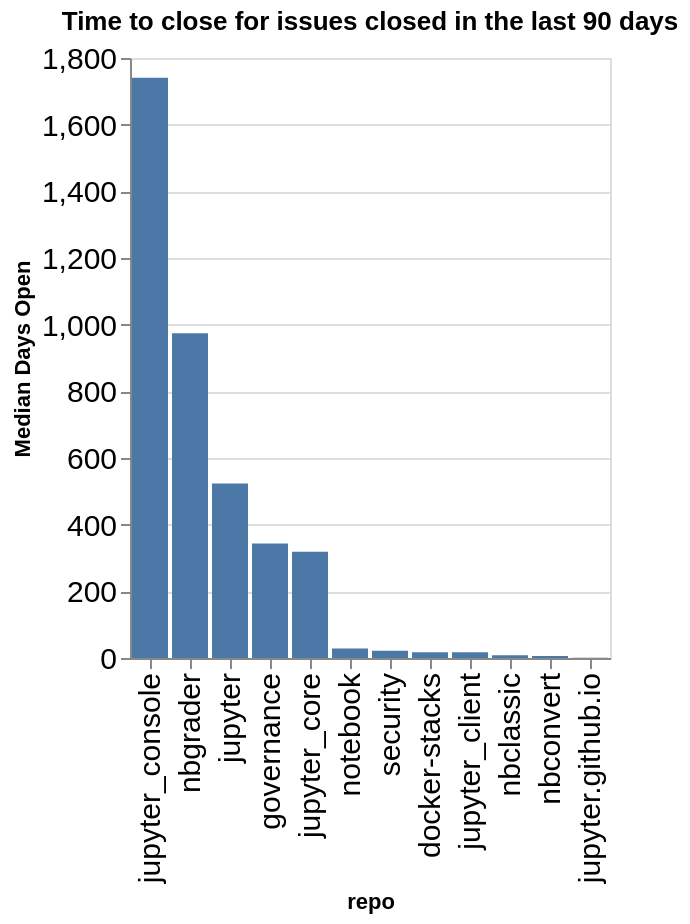

Here is the notebook cell this chart was saved with:
### Code cell
time_open = closed.groupby(['org', 'repo']).agg({'time_open': 'median'}).reset_index()
time_open['time_open'] = time_open['time_open'] / (60 * 60 * 24)
time_open['org/repo'] = time_open.apply(lambda a: a['org'] + '/' + a['repo'], axis=1)
sorted_vals = time_open.sort_values(['org', 'time_open'], ascending=False)['repo'].values
alt.Chart(data=time_open, title=f"Time to close for issues closed in the last {n_days} days").mark_bar().encode(
    x=alt.X('repo', sort=alt.Sort(sorted_vals.tolist())),
    y=alt.Y('time_open', title="Median Days Open"),
)

### Figure 1 — Vega-Lite specification as saved in the notebook (floating-point values rounded to 4 significant figures)
{"config": {"axisLeft": {"labelFontSize": 15}, "axisBottom": {"labelFontSize": 15}}, "data": {"name": "data-9a1843e48355752b252a886cf084bb30"}, "mark": {"type": "bar"}, "encoding": {"x": {"field": "repo", "sort": ["jupyter_console", "nbgrader", "jupyter", "governance", "jupyter_core", "notebook", "security", "docker-stacks", "jupyter_client", "nbclassic", "nbconvert", "jupyter.github.io"], "type": "nominal"}, "y": {"field": "time_open", "title": "Median Days Open", "type": "quantitative"}}, "title": "Time to close for issues closed in the last 90 days", "$schema": "https://vega.github.io/schema/vega-lite/v5.20.1.json", "datasets": {"data-9a1843e48355752b252a886cf084bb30": [{"org": "jupyter", "repo": "docker-stacks", "time_open": 17.3, "org/repo": "jupyter/docker-stacks"}, {"org": "jupyter", "repo": "governance", "time_open": 343.6, "org/repo": "jupyter/governance"}, {"org": "jupyter", "repo": "jupyter", "time_open": 523.9, "org/repo": "jupyter/jupyter"}, {"org": "jupyter", "repo": "jupyter.github.io", "time_open": 0.9404, "org/repo": "jupyter/jupyter.github.io"}, {"org": "jupyter", "repo": "jupyter_client", "time_open": 17.07, "org/repo": "jupyter/jupyter_client"}, {"org": "jupyter", "repo": "jupyter_console", "time_open": 1741.0, "org/repo": "jupyter/jupyter_console"}, {"org": "jupyter", "repo": "jupyter_core", "time_open": 319.1, "org/repo": "jupyter/jupyter_core"}, {"org": "jupyter", "repo": "nbclassic", "time_open": 8.41, "org/repo": "jupyter/nbclassic"}, {"org": "jupyter", "repo": "nbconvert", "time_open": 5.779, "org/repo": "jupyter/nbconvert"}, {"org": "jupyter", "repo": "nbgrader", "time_open": 974.5, "org/repo": "jupyter/nbgrader"}, {"org": "jupyter", "repo": "notebook", "time_open": 28.87, "org/repo": "jupyter/notebook"}, {"org": "jupyter", "repo": "security", "time_open": 21.87, "org/repo": "jupyter/security"}]}}
